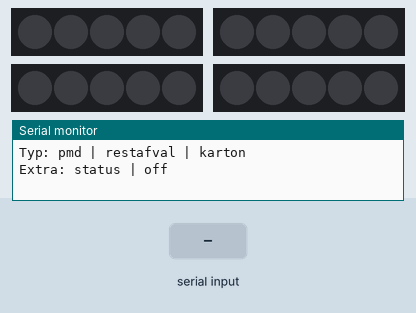
The sketch below on a simulated Arduino Uno, built with avr-gcc and run on an emulated ATmega328P. Parts: 4 × 5 RGB LEDs in strip order, left to right, the last lines printed to the serial monitor. The inputs (shaded band) are chosen by the test bench. Dim RGB values are drawn brighter than linear.

Above: at 1.2 s.
1.3 s: "pmd\n" received over Serial
At 2.5 s:
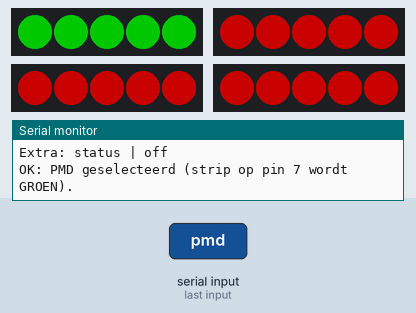
2.8 s: "restafval\n" received over Serial
At 4.0 s:
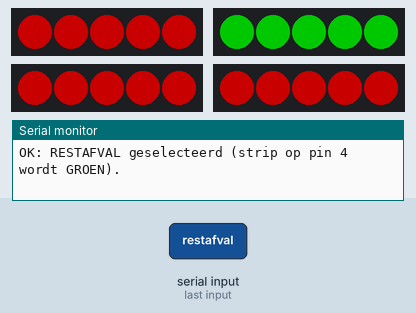
4.3 s: "karton\n" received over Serial
At 5.5 s:
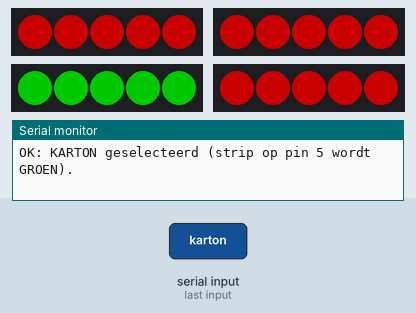
5.8 s: "rest\n" received over Serial
At 7.1 s:
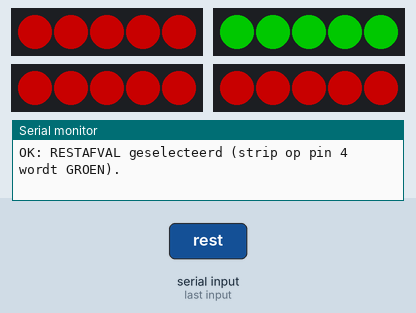
Timing chart, 0 to 8.3 s (numbered marks = the images above; inputs shaded):
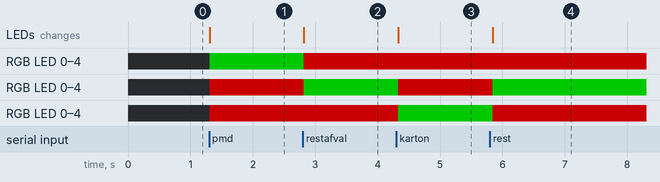

Measured:
- after the input at 1.3 s, RGB LED 0–4: off → RGB(0, 100, 0) at once; RGB LED 0–4, RGB LED 0–4: off → RGB(100, 0, 0) at once; the LEDs: change at once (image 1)
- after the input at 2.8 s, RGB LED 0–4: RGB(0, 100, 0) → RGB(100, 0, 0) at once; RGB LED 0–4: RGB(100, 0, 0) → RGB(0, 100, 0) at once; the LEDs: change at once (image 2)
- after the input at 4.3 s, RGB LED 0–4: RGB(0, 100, 0) → RGB(100, 0, 0) at once; RGB LED 0–4: RGB(100, 0, 0) → RGB(0, 100, 0) at once; the LEDs: change at once (image 3)
- after the input at 5.8 s, RGB LED 0–4: RGB(100, 0, 0) → RGB(0, 100, 0) at once; RGB LED 0–4: RGB(0, 100, 0) → RGB(100, 0, 0) at once; the LEDs: change at once (image 4)

The sketch:

ledstriplaststable.ino
```cpp
#include <Adafruit_NeoPixel.h>

#define PIN1 4
#define PIN2 5
#define PIN3 6
#define PIN4 7

#define NUM_LEDS 5
#define BRIGHTNESS 100

Adafruit_NeoPixel strip1(NUM_LEDS, PIN1, NEO_GRB + NEO_KHZ800);
Adafruit_NeoPixel strip2(NUM_LEDS, PIN2, NEO_GRB + NEO_KHZ800);
Adafruit_NeoPixel strip3(NUM_LEDS, PIN3, NEO_GRB + NEO_KHZ800);
Adafruit_NeoPixel strip4(NUM_LEDS, PIN4, NEO_GRB + NEO_KHZ800);

enum Choice { NONE, PMD, REST, KARTON };
Choice currentChoice = NONE;

void setup() {
  Serial.begin(115200);
  while (!Serial) { delay(10); }

  strip1.begin(); strip2.begin(); strip3.begin(); strip4.begin();
  strip1.setBrightness(BRIGHTNESS);
  strip2.setBrightness(BRIGHTNESS);
  strip3.setBrightness(BRIGHTNESS);
  strip4.setBrightness(BRIGHTNESS);

  clearAll();

  Serial.println("Typ: pmd | restafval | karton");
  Serial.println("Extra: status | off");
}

void loop() {
  handleSerial();

  // Update LEDs volgens keuze
  showChoice(currentChoice);

  delay(50);
}

void handleSerial() {
  if (!Serial.available()) return;

  String cmd = Serial.readStringUntil('\n');
  cmd.trim();
  cmd.toLowerCase();

  if (cmd == "pmd") {
    currentChoice = PMD;
    Serial.println("OK: PMD geselecteerd (strip op pin 7 wordt GROEN).");
  }
  else if (cmd == "restafval" || cmd == "rest") {
    currentChoice = REST;
    Serial.println("OK: RESTAFVAL geselecteerd (strip op pin 4 wordt GROEN).");
  }
  else if (cmd == "karton") {
    currentChoice = KARTON;
    Serial.println("OK: KARTON geselecteerd (strip op pin 5 wordt GROEN).");
  }
  else if (cmd == "off") {
    currentChoice = NONE;
    clearAll();
    Serial.println("OK: alles uit.");
  }
  else if (cmd == "status") {
    Serial.print("Huidige keuze: ");
    if (currentChoice == PMD) Serial.println("PMD");
    else if (currentChoice == REST) Serial.println("RESTAFVAL");
    else if (currentChoice == KARTON) Serial.println("KARTON");
    else Serial.println("NONE");
  }
  else {
    Serial.println("Onbekend commando. Gebruik: pmd | restafval | karton | status | off");
  }
}

void showChoice(Choice c) {
  uint32_t RED   = strip1.Color(255, 0, 0);
  uint32_t GREEN = strip1.Color(0, 255, 0);
  uint32_t OFF   = strip1.Color(0, 0, 0);

  // Default: alles rood (of uit als NONE)
  uint32_t c1 = (c == NONE) ? OFF : RED;
  uint32_t c2 = (c == NONE) ? OFF : RED;
  uint32_t c3 = (c == NONE) ? OFF : RED;
  uint32_t c4 = (c == NONE) ? OFF : RED;

  // Zet gekozen strip groen
  if (c == PMD)   c1 = GREEN;   // pin 7
  if (c == REST)  c2 = GREEN;   // pin 4
  if (c == KARTON)c3 = GREEN;   // pin 5

  fillStrip(strip1, c1);
  fillStrip(strip2, c2);
  fillStrip(strip3, c3);
  fillStrip(strip4, c4);
}

void fillStrip(Adafruit_NeoPixel &strip, uint32_t color) {
  for (int i = 0; i < NUM_LEDS; i++) strip.setPixelColor(i, color);
  strip.show();
}

void clearAll() {
  strip1.clear(); strip1.show();
  strip2.clear(); strip2.show();
  strip3.clear(); strip3.show();
  strip4.clear(); strip4.show();
}
```
